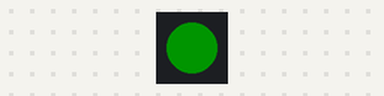
This sketch was run on a simulated Arduino Uno, built with avr-gcc and run on an emulated ATmega328P. On the bench: 1 RGB LEDs in strip order, left to right. Dim RGB values are drawn brighter than linear; what the sketch prints to the serial monitor is not drawn.

Above: at 0.1 s.
At 0.97 s:
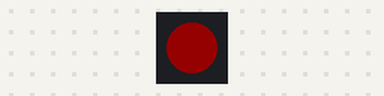
At 1.85 s:
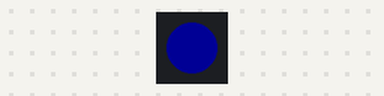
Timing chart, 0 to 3.1 s (numbered marks = the images above):
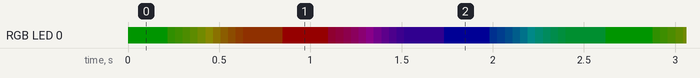

The sketch:

kb2040-factory-reset.ino
```cpp
#include <Adafruit_NeoPixel.h>

Adafruit_NeoPixel pixel = Adafruit_NeoPixel(1, 17, NEO_GRB + NEO_KHZ800);
uint8_t wheelcounter = 0;

void setup() {
  Serial.begin(115200);
  //while (!Serial) delay(10);

  pixel.begin();
  pixel.setBrightness(20);
  pixel.show(); // Initialize all pixels to 'off'
}

void loop() {
  Serial.println(wheelcounter);
  pixel.setPixelColor(0, Wheel(wheelcounter++));
  pixel.show();
  delay(10);
}

// Input a value 0 to 255 to get a color value.
// The colours are a transition r - g - b - back to r.
uint32_t Wheel(byte WheelPos) {
  if(WheelPos < 85) {
   return Adafruit_NeoPixel::Color(WheelPos * 3, 255 - WheelPos * 3, 0);
  } else if(WheelPos < 170) {
   WheelPos -= 85;
   return Adafruit_NeoPixel::Color(255 - WheelPos * 3, 0, WheelPos * 3);
  } else {
   WheelPos -= 170;
   return Adafruit_NeoPixel::Color(0, WheelPos * 3, 255 - WheelPos * 3);
  }
}
```

Measured:
- by itself, everything shown: repeats every 2.7 s, in 36 steps
